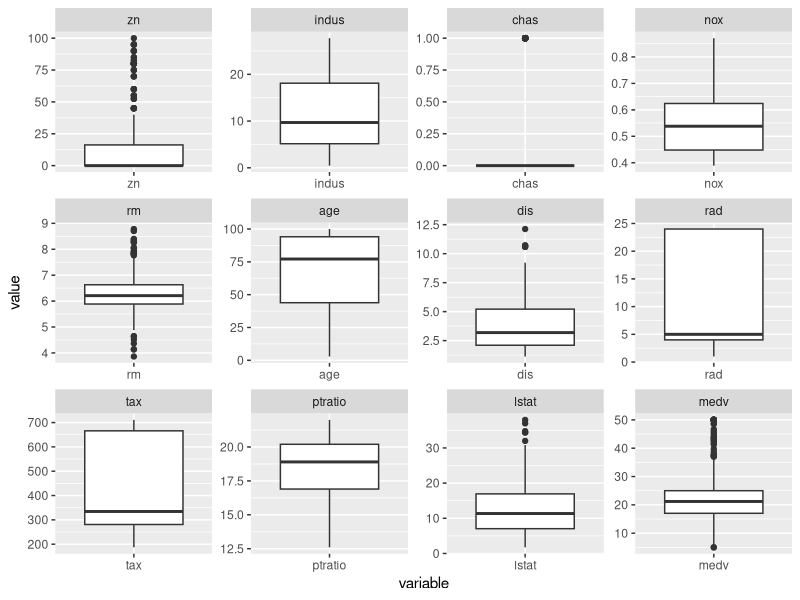
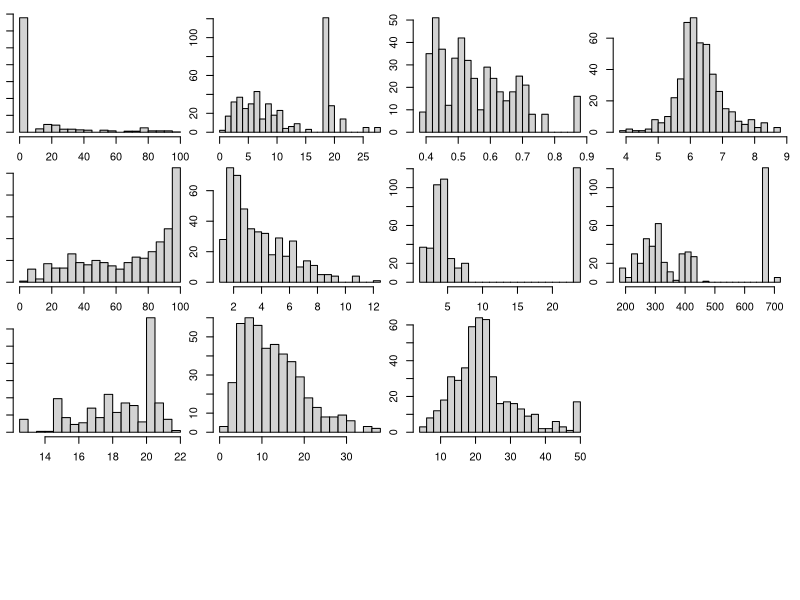
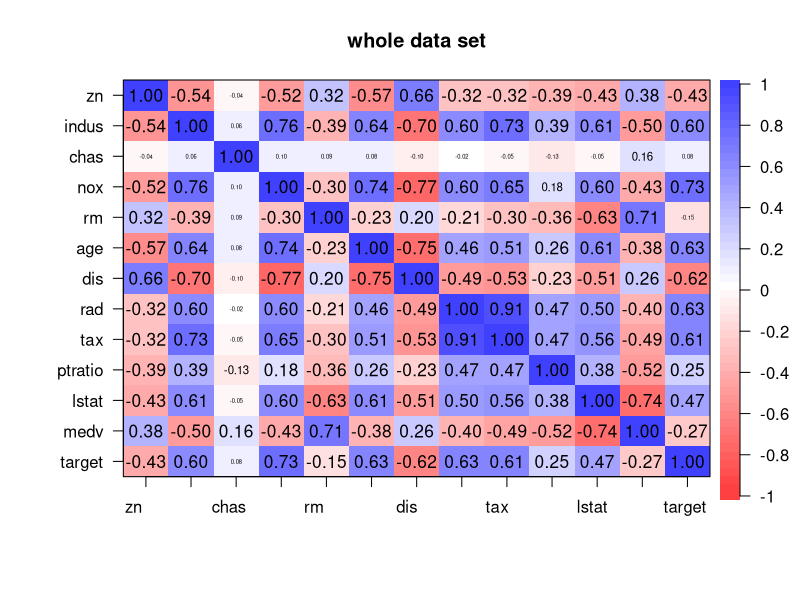
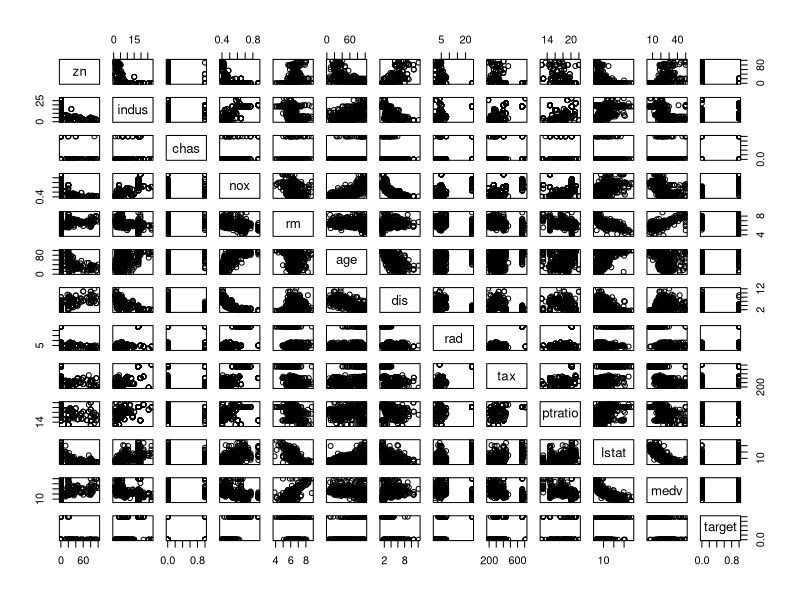
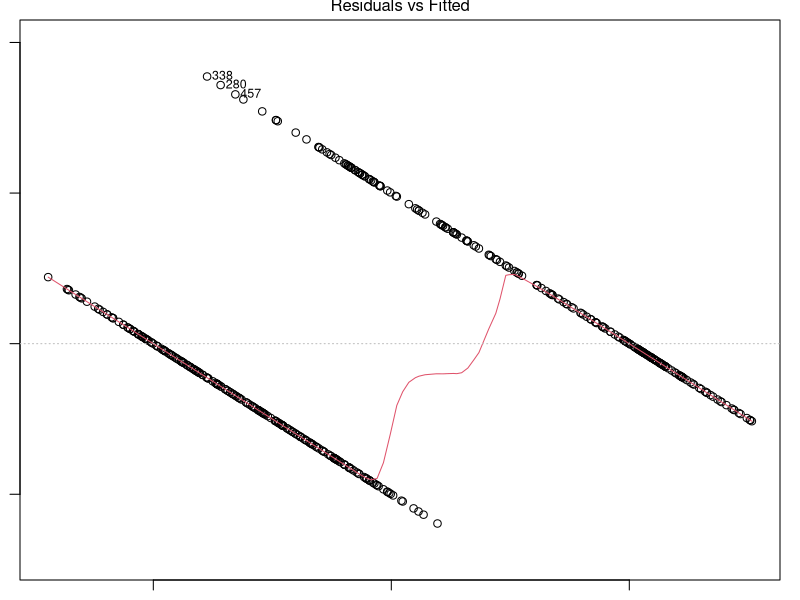
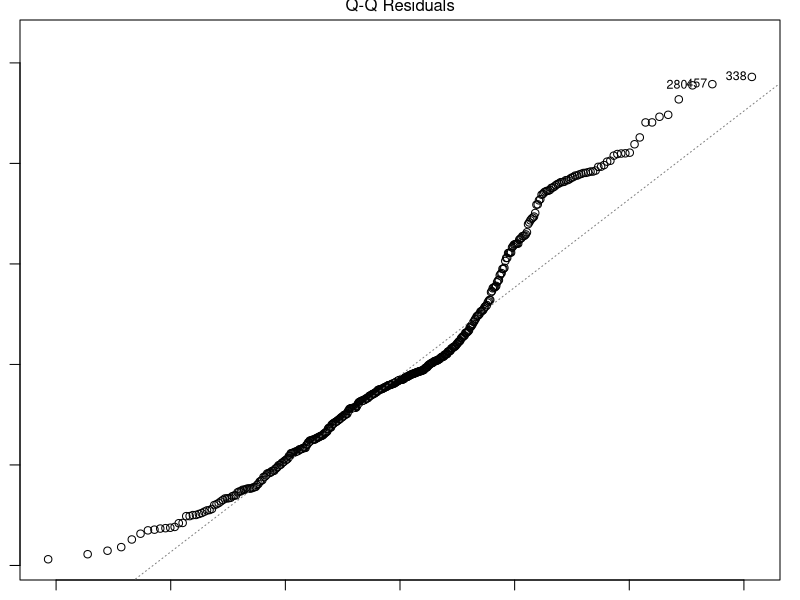
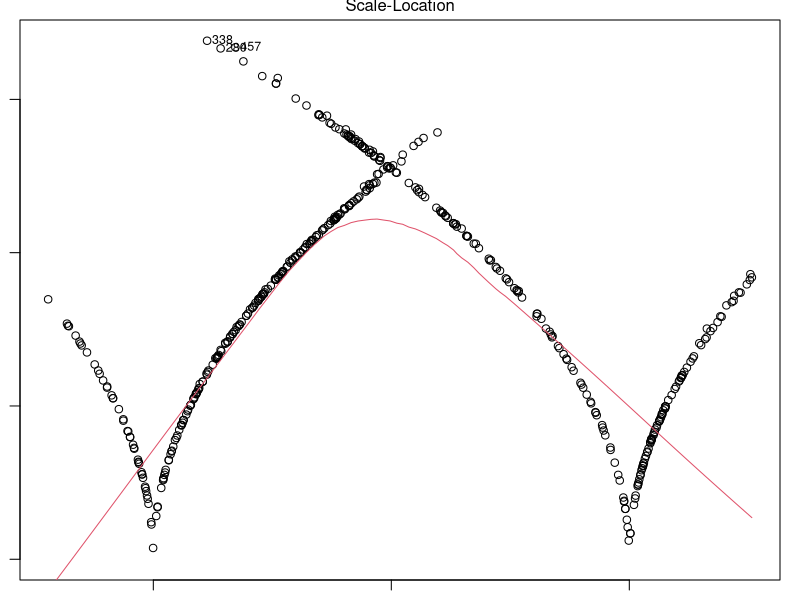
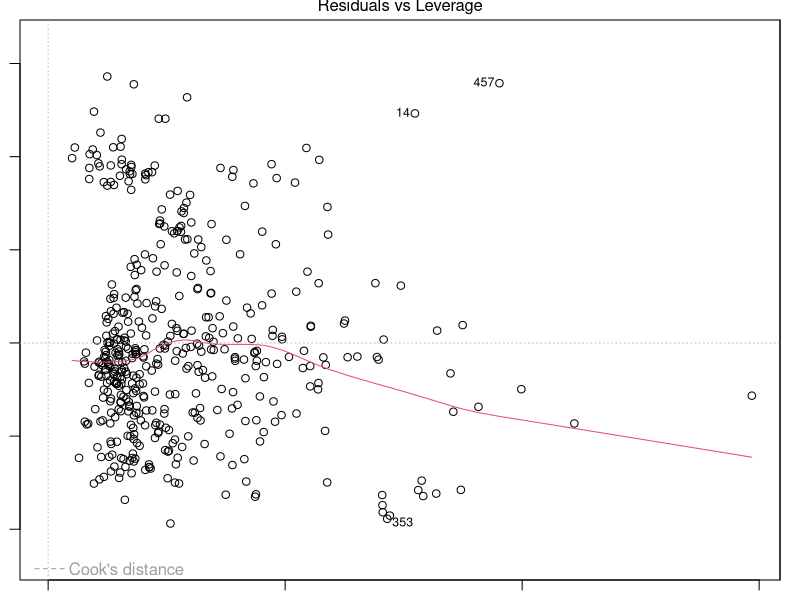

Write R code to recreate these figures, in order. (Note: this script raises an error after producing the figures.)
## ---- chunk 1
library(reshape2)
library(ggplot2)
library(dplyr)
library(psych)
library(MASS)
library(car)
library(Hmisc)
## ---- chunk 2
# load dataset
data <- read.csv('crime-training-data_modified.csv')
head(data)
## ---- chunk 3
# number of variables in total
names(data) %>% length()
## ---- chunk 4
# brief summary
summary(data)
## ---- chunk 5
# make box plot for all variables
data.m <- melt(data, id.vars = 'target')
head(data.m)
ggplot(data.m, aes(x = variable, y = value)) + geom_boxplot() + facet_wrap(~ variable, scales = 'free')
## ---- chunk 6
# histogram of all columns
par(mar = c(1,1,1,1))
hist.data.frame(data)
## ---- chunk 7
# correlation between predictors and response
par(mar = c(1,1,1,1))
data %>% corPlot(main = 'whole data set')
## ---- chunk 8
# correlation between predictors
pairs(data)
## ---- chunk 9
data.lm <- lm(target ~ ., data = data)
summary(data.lm)
plot(data.lm)
## ---- chunk 10
logit1 <- glm(target ~ . , data = data, family = binomial)
summary(logit1)
## ---- chunk 11
# added variable plot
avPlots(logit1)
## ---- chunk 12
attach(data)

# transform nox
nox.bc <- boxcox(lm(nox ~ 1, data))
nox.pow <- nox.bc$x[which.max(nox.bc$y)]
nox.t <- back_transform(nox, nox.pow)

# transform age
age.bc <- boxcox(lm(age ~ 1, data))
age.pow <- age.bc$x[which.max(age.bc$y)]
age.t <- back_transform(age, age.pow)

# transform dis
dis.bc <- boxcox(lm(dis ~ 1, data))
dis.pow <- dis.bc$x[which.max(dis.bc$y)]
dis.t <- back_transform(dis, dis.pow)

# transform rad
rad.bc <- boxcox(lm(rad ~ 1, data))
rad.pow <- rad.bc$x[which.max(rad.bc$y)]
rad.t <- back_transform(rad, rad.pow)

# transform tax
tax.bc <- boxcox(lm(tax ~ 1, data))
tax.pow <- tax.bc$x[which.max(tax.bc$y)]
tax.t <- back_transform(tax, tax.pow)

# transform ptratio
ptratio.bc <- boxcox(lm(ptratio ~ 1, data))
ptratio.pow <- ptratio.bc$x[which.max(ptratio.bc$y)]
ptratio.t <- back_transform(ptratio, ptratio.pow)

# transform medv
medv.bc <- boxcox(lm(medv ~ 1, data))
medv.pow <- medv.bc$x[which.max(medv.bc$y)]
medv.t <- back_transform(medv, medv.pow)

subset <- data.frame(target, nox.t, age.t, dis.t, rad.t, tax.t, ptratio.t, medv.t)
## ---- chunk 13
logit2 <- glm(target ~ ., data = subset, family = binomial)
summary(logit2)
